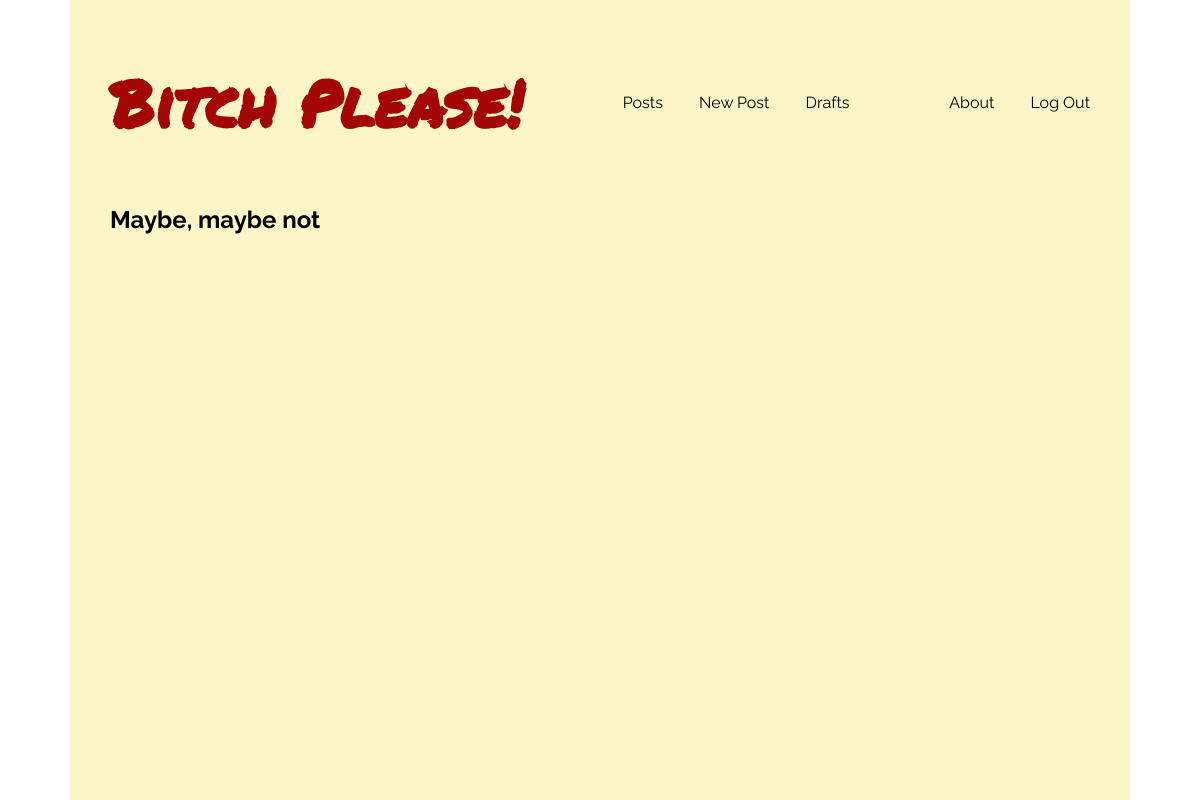
Before: /drafts/ (signed in) with the older database file.
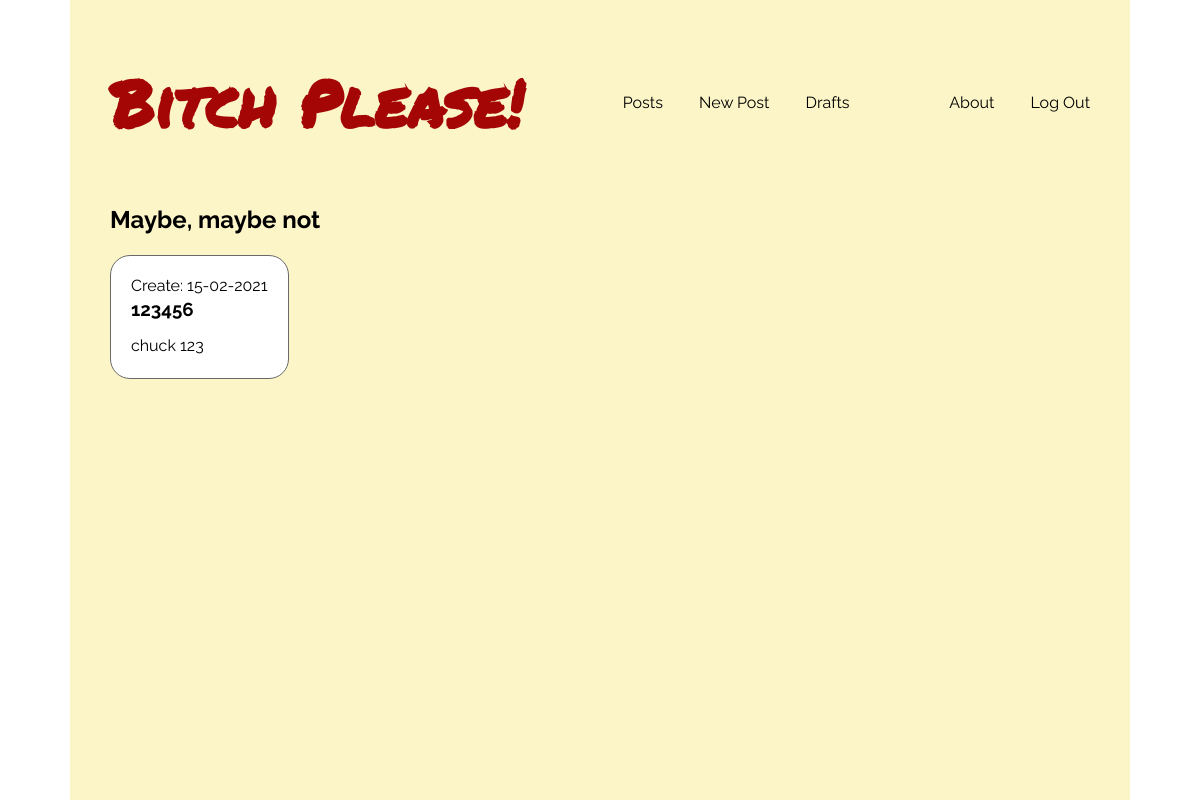
After: the same page with the newer database file.
### blog/models.py (models this page shows, shortened)
class Post(models.Model):
    author = models.ForeignKey('auth.User', on_delete=models.CASCADE)
    title = models.CharField(max_length=200)
    text = models.TextField()
    created_date = models.DateTimeField(default=timezone.now)
    published_date = models.DateTimeField(blank = True, null = True)

### blog/views.py (the view)
# urls.py: path('drafts/', views.DraftListView.as_view(), name='post_draft_list'),
class DraftListView(LoginRequiredMixin, ListView):
    login_url = '/login/'
    redirect_field_name = 'blog/post_list.html'
    template_name = 'blog/post_draft_list.html'
    model = Post
    def get_queryset(self):
        return Post.objects.filter(published_date__isnull=True).order_by('created_date')

### blog/templates/blog/post_draft_list.html
{% extends "base.html" %}
{% block content %}
    <section class="container loader">
        <h2>Maybe, maybe not</h2>
        <div class="flex">
            {% for post in post_list %}
            <div class="post-card">
                <p>Create: {{ post.created_date|date:'d-m-Y' }}</p>
                <h3><a href="{% url 'blog:post_detail' pk=post.pk %}">{{ post.title }}</a></h3>
                <p>{{ post.text|safe|truncatechars:200 }}</p>
            </div>
            {% endfor %}
            </div>
    </section>
{% endblock %}

Changed rows visible on the page:
added Post: created_date "15-02-2021", title "123456", text "chuck 123"
